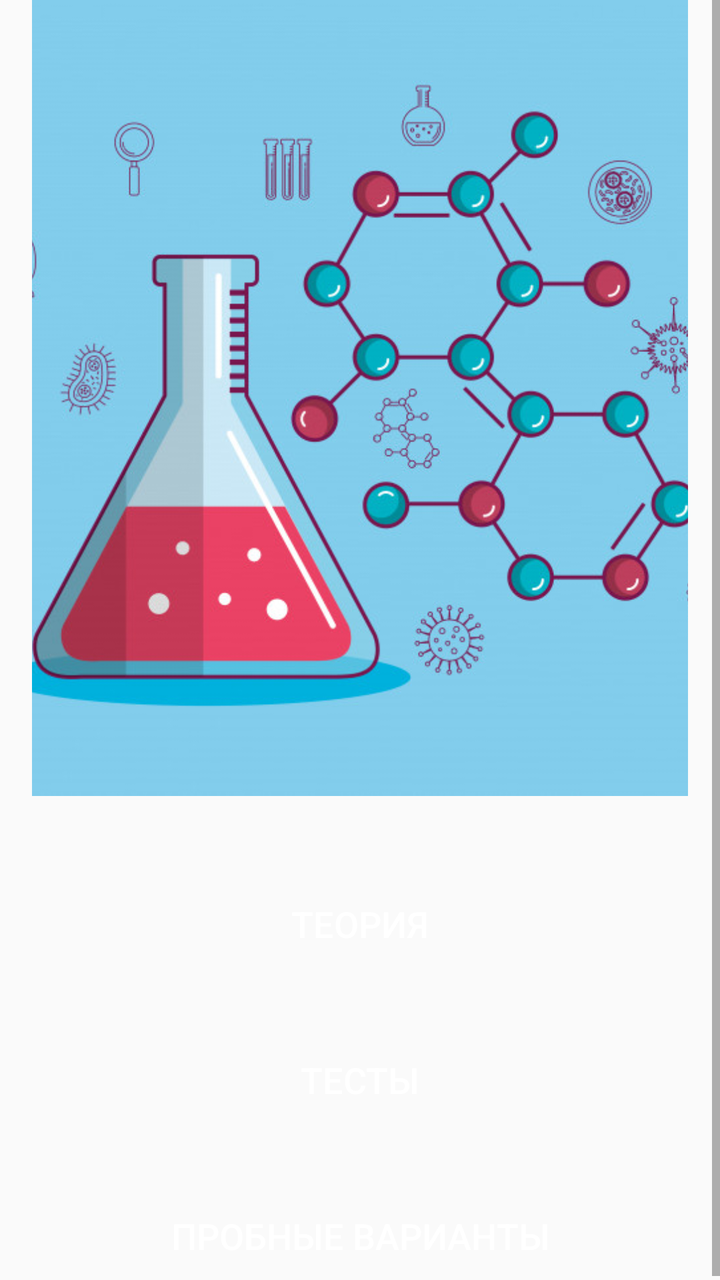
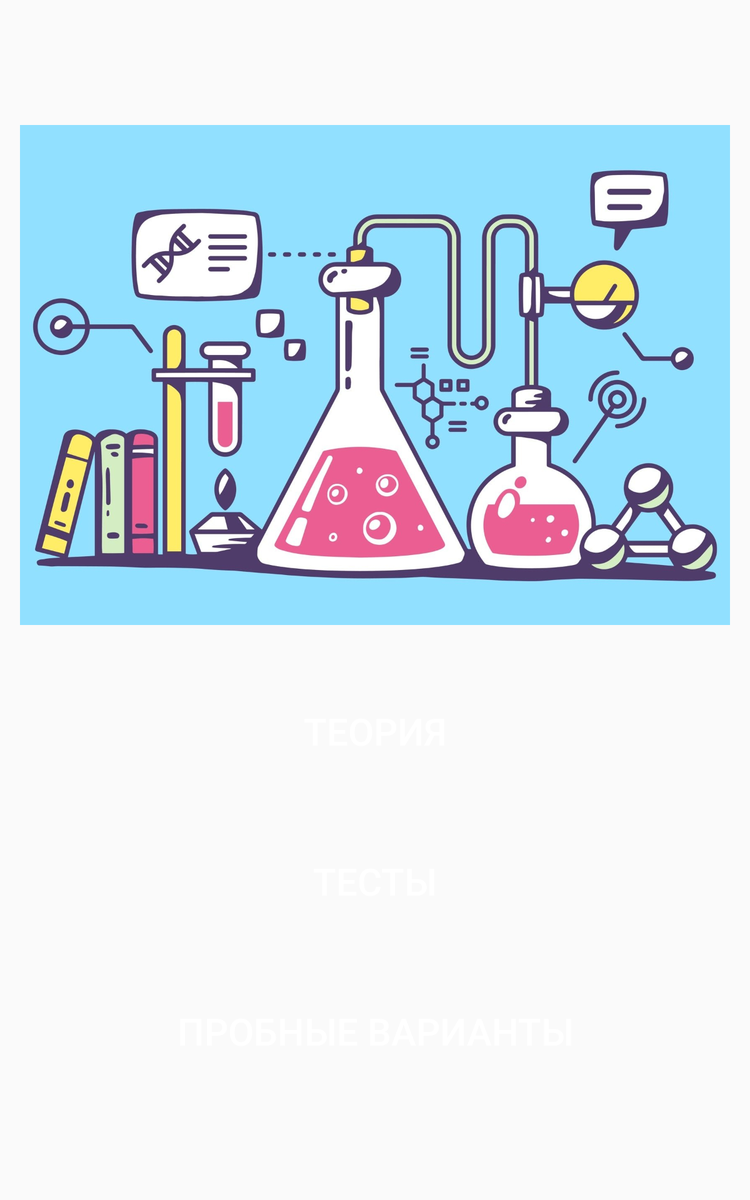

Compare how this app lays out the same screen by default and in its alternative resource folder. The renders come first, then the two layout files and the values they reference.
<!-- AndroidManifest.xml: application theme Theme.EGE_Chemistry -->
<!-- res/layout/fragment_main.xml -->
<?xml version="1.0" encoding="utf-8"?>
<layout xmlns:app="http://schemas.android.com/apk/res-auto"
    xmlns:android="http://schemas.android.com/apk/res/android"
    xmlns:tools="http://schemas.android.com/tools"
    tools:context=".fragments.MainFragment">
<FrameLayout
    android:layout_width="match_parent"
    android:layout_height="match_parent">
    <ScrollView
        android:layout_width="match_parent"
        android:layout_height="match_parent">
    <androidx.constraintlayout.widget.ConstraintLayout
        android:layout_width="match_parent"
        android:layout_gravity="center_vertical"
        android:layout_height="wrap_content">

        <ImageView
            android:id="@+id/mainActivityImage"
            android:layout_width="match_parent"
            android:layout_height="400dp"
            android:layout_marginHorizontal="16dp"
            android:scaleType="centerCrop"
            app:layout_constraintEnd_toEndOf="parent"
            app:layout_constraintStart_toStartOf="parent"
            app:layout_constraintTop_toTopOf="parent"
            app:srcCompat="@drawable/chem1" />

        <Button
            android:id="@+id/buttonTeory"
            style="@style/MainButtonStyle"
            android:layout_width="match_parent"
            android:layout_height="wrap_content"
            android:layout_marginHorizontal="16dp"
            android:layout_marginTop="40dp"
            android:background="@drawable/main_button_style"
            android:text="@string/main_button_teory"
            app:layout_constraintEnd_toEndOf="parent"
            app:layout_constraintStart_toStartOf="parent"
            app:layout_constraintTop_toBottomOf="@+id/mainActivityImage" />

        <Button
            android:id="@+id/buttonTest"
            style="@style/MainButtonStyle"
            android:layout_width="match_parent"
            android:layout_height="wrap_content"
            android:layout_marginHorizontal="16dp"
            android:layout_marginTop="30dp"
            android:background="@drawable/main_button_style"
            android:text="@string/main_button_test"
            app:layout_constraintEnd_toEndOf="parent"
            app:layout_constraintStart_toStartOf="parent"
            app:layout_constraintTop_toBottomOf="@+id/buttonTeory" />

        <Button
            android:id="@+id/buttonTrialVariants"
            style="@style/MainButtonStyle"
            android:layout_width="match_parent"
            android:layout_height="wrap_content"
            android:layout_marginHorizontal="16dp"
            android:layout_marginTop="30dp"
            android:background="@drawable/main_button_style"
            android:text="@string/trial_variants"
            app:layout_constraintBottom_toBottomOf="parent"
            app:layout_constraintEnd_toEndOf="parent"
            app:layout_constraintStart_toStartOf="parent"
            app:layout_constraintTop_toBottomOf="@+id/buttonTest" />

    </androidx.constraintlayout.widget.ConstraintLayout>
    </ScrollView>
</FrameLayout>
</layout>
<!-- resources referenced by this layout -->
<resources>
  <!-- drawable chem1: png bitmap (drawable, 213423 bytes) -->
  <string name="main_button_teory">Теория</string>
  <string name="main_button_test">Тесты</string>
  <string name="trial_variants">Пробные варианты</string>
  <style name="MainButtonStyle">
          <item name="cornerRadius">25dp</item>
          <item name="strokeWidth">4dp</item>
          <item name="strokeColor">@color/black</item>
          <item name="backgroundTint">@color/purple</item>
          <item name="background">@drawable/main_button_style</item>
          <item name="android:textSize">18sp</item>
          <item name="android:textColor">@color/white</item>
      </style>
  <style name="Theme.EGE_Chemistry" parent="Base.Theme.EGE_Chemistry" />
  <color name="black">#FF000000</color>
  <color name="purple">#A925EF</color>
  <color name="white">#FFFFFFFF</color>
  <style name="Base.Theme.EGE_Chemistry" parent="Theme.AppCompat.DayNight.DarkActionBar">
          
          
      </style>
</resources>
<!-- res/layout-sw600dp/fragment_main.xml (the repository's variant of the layout above) -->
<!-- drawn on a 7-inch tablet held upright -->
<?xml version="1.0" encoding="utf-8"?>
<layout xmlns:app="http://schemas.android.com/apk/res-auto"
    xmlns:android="http://schemas.android.com/apk/res/android"
    xmlns:tools="http://schemas.android.com/tools"
    tools:context=".fragments.MainFragment">
    <FrameLayout
        android:layout_width="match_parent"
        android:layout_height="match_parent">
        <ScrollView
            android:layout_width="match_parent"
            android:layout_height="match_parent">
        <androidx.constraintlayout.widget.ConstraintLayout
            android:layout_width="match_parent"
            android:layout_height="wrap_content"
            android:layout_gravity="center_vertical">

            <ImageView
                android:id="@+id/mainActivityImage"
                android:layout_width="match_parent"
                android:layout_height="400dp"
                android:layout_marginHorizontal="16dp"
                android:scaleType="centerCrop"
                app:layout_constraintEnd_toEndOf="parent"
                app:layout_constraintStart_toStartOf="parent"
                app:layout_constraintTop_toTopOf="parent"
                app:srcCompat="@drawable/chem1_land" />

            <Button
                android:id="@+id/buttonTeory"
                style="@style/MainButtonStyle"
                android:layout_width="match_parent"
                android:layout_height="70dp"
                android:layout_marginHorizontal="16dp"
                android:layout_marginTop="50dp"
                android:background="@drawable/main_button_style"
                android:text="@string/main_button_teory"
                android:textSize="30sp"
                app:layout_constraintEnd_toEndOf="parent"
                app:layout_constraintStart_toStartOf="parent"
                app:layout_constraintTop_toBottomOf="@+id/mainActivityImage" />

            <Button
                android:id="@+id/buttonTest"
                style="@style/MainButtonStyle"
                android:layout_width="match_parent"
                android:layout_height="70dp"
                android:layout_marginHorizontal="16dp"
                android:layout_marginTop="50dp"
                android:background="@drawable/main_button_style"
                android:text="@string/main_button_test"
                android:textSize="30sp"
                app:layout_constraintEnd_toEndOf="parent"
                app:layout_constraintStart_toStartOf="parent"
                app:layout_constraintTop_toBottomOf="@+id/buttonTeory" />

            <Button
                android:id="@+id/buttonTrialVariants"
                style="@style/MainButtonStyle"
                android:layout_width="match_parent"
                android:layout_height="70dp"
                android:layout_marginHorizontal="16dp"
                android:layout_marginTop="50dp"
                android:background="@drawable/main_button_style"
                android:text="@string/trial_variants"
                android:textSize="30sp"
                app:layout_constraintEnd_toEndOf="parent"
                app:layout_constraintStart_toStartOf="parent"
                app:layout_constraintTop_toBottomOf="@+id/buttonTest" />

        </androidx.constraintlayout.widget.ConstraintLayout>
        </ScrollView>
    </FrameLayout>
</layout>
<!-- resources referenced by the variant -->
<!-- as a 7-inch tablet held upright resolves them -->
<resources>
  <!-- drawable chem1_land: jpg bitmap (drawable, 192355 bytes) -->
  <string name="main_button_teory">Теория</string>
  <string name="main_button_test">Тесты</string>
  <string name="trial_variants">Пробные варианты</string>
  <style name="MainButtonStyle">
          <item name="cornerRadius">25dp</item>
          <item name="strokeWidth">4dp</item>
          <item name="strokeColor">@color/black</item>
          <item name="backgroundTint">@color/purple</item>
          <item name="background">@drawable/main_button_style</item>
          <item name="android:textSize">18sp</item>
          <item name="android:textColor">@color/white</item>
      </style>
  <style name="Theme.EGE_Chemistry" parent="Base.Theme.EGE_Chemistry" />
  <color name="black">#FF000000</color>
  <color name="purple">#A925EF</color>
  <color name="white">#FFFFFFFF</color>
  <style name="Base.Theme.EGE_Chemistry" parent="Theme.AppCompat.DayNight.DarkActionBar">
          
          
      </style>
</resources>
